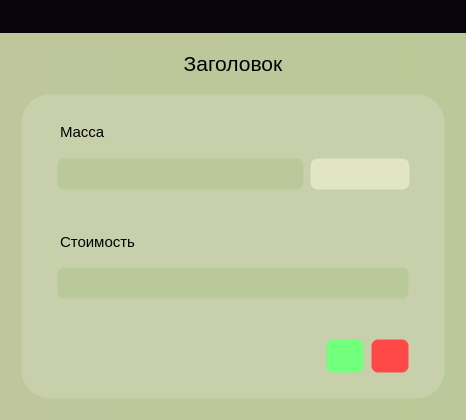
<?xml version="1.0" encoding="UTF-8"?>
<ui version="4.0">
 <class>Dialog</class>
 <widget class="QDialog" name="Dialog">
  <property name="geometry">
   <rect>
    <x>0</x>
    <y>0</y>
    <width>466</width>
    <height>420</height>
   </rect>
  </property>
  <property name="windowTitle">
   <string>Редактирование</string>
  </property>
  <property name="styleSheet">
   <string notr="true">QDialog{
border:2px solid gray;
}
*{
background-color:qlineargradient(spread:pad, x1:0, y1:0, x2:1, y2:0, stop:0 rgba(191, 198, 155, 255), stop:1 rgba(186, 201, 153, 255));
}
QTabWidget::pane {
 border: 0;
 }

QPushButton{
background-color:white;
color:black;
height:30px;
}
QTableWidget{
background-color:#071e26;
}
QTextBrowser{
background-color:#071e26;
}
Qlabel{
}
QScrollBar:vertical {
            border: 1px solid rgb(200, 208, 171);
			border-radius: 5px;
            background-color:#C8D0AB;
            width:18px;    
            margin: 0px px 3px 0px;
        }
        QScrollBar::handle:vertical {         
            min-height: 0px;
            border-top: 2px solid black;
		border-bottom: 2px solid black;
            border-radius: 4px;
            background-color: rgb(186, 201, 153);
			margin-top:-1px;
        }
QScrollBar::handle:vertical:hover {         
           background-color: #E1E5C3;
        }
QScrollBar::handle:vertical:pressed {         
           background-color:#FBFFD8;
        }

        QScrollBar::add-line:vertical {       
            height: 0px;
            subcontrol-position: bottom;
            subcontrol-origin: margin;
        }
        QScrollBar::sub-line:vertical {
            height: 0px;
            subcontrol-position: top;
            subcontrol-origin: margin;
        }</string>
  </property>
  <layout class="QVBoxLayout" name="verticalLayout_3">
   <property name="spacing">
    <number>0</number>
   </property>
   <property name="leftMargin">
    <number>0</number>
   </property>
   <property name="topMargin">
    <number>0</number>
   </property>
   <property name="rightMargin">
    <number>0</number>
   </property>
   <property name="bottomMargin">
    <number>0</number>
   </property>
   <item>
    <widget class="QFrame" name="centralwidget">
     <property name="styleSheet">
      <string notr="true">*{
	border: none;
	background-color: transparent;
	color: black;
}
#centralwidget{
	background-color: black;
}
#side_menu{
	background-color: black;
}
#main_body{
	background-color: black;
}
QPushButton{
background-color: white;
border-radius: 20px;
}
QTableWidget{
background-color:black;
}

MainWindow{
	border-radius: 10px;
}</string>
     </property>
     <property name="frameShape">
      <enum>QFrame::StyledPanel</enum>
     </property>
     <property name="frameShadow">
      <enum>QFrame::Raised</enum>
     </property>
     <layout class="QVBoxLayout" name="verticalLayout">
      <property name="spacing">
       <number>0</number>
      </property>
      <property name="leftMargin">
       <number>0</number>
      </property>
      <property name="topMargin">
       <number>0</number>
      </property>
      <property name="rightMargin">
       <number>0</number>
      </property>
      <property name="bottomMargin">
       <number>0</number>
      </property>
      <item>
       <widget class="QFrame" name="header_frame">
        <property name="minimumSize">
         <size>
          <width>0</width>
          <height>31</height>
         </size>
        </property>
        <property name="maximumSize">
         <size>
          <width>16777215</width>
          <height>33</height>
         </size>
        </property>
        <property name="styleSheet">
         <string notr="true">background-color: rgb(9, 5, 13);</string>
        </property>
        <property name="frameShape">
         <enum>QFrame::StyledPanel</enum>
        </property>
        <property name="frameShadow">
         <enum>QFrame::Raised</enum>
        </property>
        <layout class="QHBoxLayout" name="horizontalLayout_7">
         <property name="spacing">
          <number>0</number>
         </property>
         <property name="leftMargin">
          <number>0</number>
         </property>
         <property name="topMargin">
          <number>0</number>
         </property>
         <property name="rightMargin">
          <number>0</number>
         </property>
         <property name="bottomMargin">
          <number>0</number>
         </property>
         <item alignment="Qt::AlignRight|Qt::AlignTop">
          <widget class="QFrame" name="frame_11">
           <property name="minimumSize">
            <size>
             <width>95</width>
             <height>29</height>
            </size>
           </property>
           <property name="styleSheet">
            <string notr="true"/>
           </property>
           <property name="frameShape">
            <enum>QFrame::StyledPanel</enum>
           </property>
           <property name="frameShadow">
            <enum>QFrame::Raised</enum>
           </property>
           <layout class="QHBoxLayout" name="horizontalLayout_8">
            <property name="spacing">
             <number>0</number>
            </property>
            <property name="leftMargin">
             <number>0</number>
            </property>
            <property name="topMargin">
             <number>0</number>
            </property>
            <property name="rightMargin">
             <number>0</number>
            </property>
            <property name="bottomMargin">
             <number>0</number>
            </property>
            <item alignment="Qt::AlignRight">
             <widget class="QPushButton" name="close_window_button">
              <property name="minimumSize">
               <size>
                <width>49</width>
                <height>0</height>
               </size>
              </property>
              <property name="maximumSize">
               <size>
                <width>16777215</width>
                <height>33</height>
               </size>
              </property>
              <property name="styleSheet">
               <string notr="true">#close_window_button:hover {
   background: red;
   border: 2px solid #d0d0d0;
	border-radius: 4px
}</string>
              </property>
              <property name="text">
               <string/>
              </property>
              <property name="icon">
               <iconset resource="icons/icons.qrc">
                <normaloff>:/icons/icons_images/bar_x.svg</normaloff>:/icons/icons_images/bar_x.svg</iconset>
              </property>
             </widget>
            </item>
           </layout>
          </widget>
         </item>
        </layout>
       </widget>
      </item>
      <item>
       <widget class="QFrame" name="frame_4">
        <property name="minimumSize">
         <size>
          <width>400</width>
          <height>0</height>
         </size>
        </property>
        <property name="maximumSize">
         <size>
          <width>16777215</width>
          <height>16777215</height>
         </size>
        </property>
        <property name="styleSheet">
         <string notr="true">*{
background-color:qlineargradient(spread:pad, x1:0, y1:0, x2:1, y2:0, stop:0 rgba(191, 198, 155, 255), stop:1 rgba(186, 201, 153, 255));
}
QTabWidget::pane {
 border: 0;
 }

QPushButton{
background-color:white;
color:black;
height:30px;
}
QTableWidget{
background-color:#071e26;
}
QTextBrowser{
background-color:#071e26;
}
Qlabel{
}
QScrollBar:vertical {
            border: 1px solid rgb(200, 208, 171);
			border-radius: 5px;
            background-color:#C8D0AB;
            width:18px;    
            margin: 0px px 3px 0px;
        }
        QScrollBar::handle:vertical {         
            min-height: 0px;
            border-top: 2px solid black;
		border-bottom: 2px solid black;
            border-radius: 4px;
            background-color: rgb(186, 201, 153);
			margin-top:-1px;
        }
QScrollBar::handle:vertical:hover {         
           background-color: #E1E5C3;
        }
QScrollBar::handle:vertical:pressed {         
           background-color:#FBFFD8;
        }

        QScrollBar::add-line:vertical {       
            height: 0px;
            subcontrol-position: bottom;
            subcontrol-origin: margin;
        }
        QScrollBar::sub-line:vertical {
            height: 0px;
            subcontrol-position: top;
            subcontrol-origin: margin;
        }</string>
        </property>
        <property name="frameShape">
         <enum>QFrame::StyledPanel</enum>
        </property>
        <property name="frameShadow">
         <enum>QFrame::Raised</enum>
        </property>
        <layout class="QGridLayout" name="gridLayout">
         <property name="leftMargin">
          <number>20</number>
         </property>
         <property name="topMargin">
          <number>10</number>
         </property>
         <property name="rightMargin">
          <number>20</number>
         </property>
         <property name="bottomMargin">
          <number>20</number>
         </property>
         <property name="spacing">
          <number>10</number>
         </property>
         <item row="0" column="0">
          <widget class="QLabel" name="label">
           <property name="minimumSize">
            <size>
             <width>0</width>
             <height>40</height>
            </size>
           </property>
           <property name="maximumSize">
            <size>
             <width>16777215</width>
             <height>40</height>
            </size>
           </property>
           <property name="font">
            <font>
             <pointsize>16</pointsize>
            </font>
           </property>
           <property name="styleSheet">
            <string notr="true">background-color:transparent;</string>
           </property>
           <property name="text">
            <string>Заголовок</string>
           </property>
           <property name="alignment">
            <set>Qt::AlignCenter</set>
           </property>
          </widget>
         </item>
         <item row="1" column="0">
          <widget class="QFrame" name="frame_39">
           <property name="sizePolicy">
            <sizepolicy hsizetype="Expanding" vsizetype="Preferred">
             <horstretch>0</horstretch>
             <verstretch>0</verstretch>
            </sizepolicy>
           </property>
           <property name="minimumSize">
            <size>
             <width>0</width>
             <height>0</height>
            </size>
           </property>
           <property name="font">
            <font>
             <family>a_FuturaRoundTitulSh</family>
             <pointsize>10</pointsize>
             <weight>75</weight>
             <bold>true</bold>
            </font>
           </property>
           <property name="styleSheet">
            <string notr="true">*{
background-color:#C8D0AB;
border: 3px solid transparent;
border-radius:30px;
}
QLineEdit{
background-color:rgb(186, 201, 153);
min-height:28px;
border-radius:8px;
selection-color: black; 
selection-background-color: rgb(225, 229, 195);
}
QLineEdit:disabled{
background-color:rgb(188, 198, 161);
}

QTextBrowser{
background-color:rgb(186, 201, 153);
min-height:28px;
border-radius:8px;
selection-color: black; 
selection-background-color: rgb(225, 229, 195);
}


#label_text_error{
border: 0px solid transparent;
border-radius:0px;
color:red;
min-height:15px;
max-height:20px;
margin-left:5px;
}
#label_price_error{
border: 0px solid transparent;
border-radius:0px;
color:red;
min-height:15px;
max-height:20px;
margin-left:5px;
}</string>
           </property>
           <property name="frameShape">
            <enum>QFrame::StyledPanel</enum>
           </property>
           <property name="frameShadow">
            <enum>QFrame::Raised</enum>
           </property>
           <layout class="QVBoxLayout" name="verticalLayout_14">
            <property name="spacing">
             <number>6</number>
            </property>
            <property name="leftMargin">
             <number>30</number>
            </property>
            <property name="topMargin">
             <number>20</number>
            </property>
            <property name="rightMargin">
             <number>30</number>
            </property>
            <property name="bottomMargin">
             <number>20</number>
            </property>
            <item>
             <widget class="QLabel" name="label_7">
              <property name="maximumSize">
               <size>
                <width>16777215</width>
                <height>16777215</height>
               </size>
              </property>
              <property name="font">
               <font>
                <pointsize>11</pointsize>
                <underline>false</underline>
               </font>
              </property>
              <property name="text">
               <string>Масса</string>
              </property>
              <property name="alignment">
               <set>Qt::AlignLeading|Qt::AlignLeft|Qt::AlignVCenter</set>
              </property>
             </widget>
            </item>
            <item>
             <widget class="QFrame" name="frame_3">
              <property name="sizePolicy">
               <sizepolicy hsizetype="Preferred" vsizetype="Fixed">
                <horstretch>0</horstretch>
                <verstretch>0</verstretch>
               </sizepolicy>
              </property>
              <property name="frameShape">
               <enum>QFrame::StyledPanel</enum>
              </property>
              <property name="frameShadow">
               <enum>QFrame::Raised</enum>
              </property>
              <property name="lineWidth">
               <number>0</number>
              </property>
              <layout class="QHBoxLayout" name="horizontalLayout_2">
               <property name="spacing">
                <number>5</number>
               </property>
               <property name="leftMargin">
                <number>0</number>
               </property>
               <property name="topMargin">
                <number>0</number>
               </property>
               <property name="rightMargin">
                <number>0</number>
               </property>
               <property name="bottomMargin">
                <number>0</number>
               </property>
               <item>
                <widget class="QLineEdit" name="lineEdit">
                 <property name="enabled">
                  <bool>true</bool>
                 </property>
                 <property name="font">
                  <font>
                   <pointsize>11</pointsize>
                  </font>
                 </property>
                 <property name="alignment">
                  <set>Qt::AlignLeading|Qt::AlignLeft|Qt::AlignVCenter</set>
                 </property>
                </widget>
               </item>
               <item>
                <widget class="QComboBox" name="comboBox">
                 <property name="enabled">
                  <bool>true</bool>
                 </property>
                 <property name="minimumSize">
                  <size>
                   <width>100</width>
                   <height>32</height>
                  </size>
                 </property>
                 <property name="font">
                  <font>
                   <pointsize>11</pointsize>
                  </font>
                 </property>
                 <property name="styleSheet">
                  <string notr="true">/*стиль комбобокса*/
QComboBox{
border:1px solid transparent;
border-radius: 8px;
padding-left:10px;
background-color: #E1E5C3;
spacing:15px;
}
/*стиль комбобокса при наводке*/
QComboBox:hover{
background-color:#FBFFD8;
}

/*кнопка стрелки*/
QComboBox::drop-down{
border-radius: 0px;
border:0px;
}
/*стиль стрелочки*/
QComboBox::down-arrow{
image: url(:/icons/icons_images/arrow-down.svg);
width:18px;
height:18px;
margin-right:16px;
}



/*стиль выпадающий список*/
QListView{
border-radius: 0px;
background-color:transparent;
qproperty-fucusPolicy: 'NoFocus';
}

QComboBox QAbstractItemView
{
  selection-color: black;
border-radius: 8px;
  selection-background-color: #FBFFD8;
outline: 0px;
}

QComboBox:disabled{
background-color:rgb(188, 198, 161);
}


</string>
                 </property>
                </widget>
               </item>
              </layout>
             </widget>
            </item>
            <item>
             <widget class="QLabel" name="label_text_error">
              <property name="enabled">
               <bool>true</bool>
              </property>
              <property name="sizePolicy">
               <sizepolicy hsizetype="Preferred" vsizetype="Preferred">
                <horstretch>0</horstretch>
                <verstretch>0</verstretch>
               </sizepolicy>
              </property>
              <property name="maximumSize">
               <size>
                <width>16777215</width>
                <height>20</height>
               </size>
              </property>
              <property name="font">
               <font>
                <pointsize>9</pointsize>
               </font>
              </property>
              <property name="text">
               <string/>
              </property>
              <property name="scaledContents">
               <bool>false</bool>
              </property>
              <property name="alignment">
               <set>Qt::AlignLeading|Qt::AlignLeft|Qt::AlignTop</set>
              </property>
              <property name="wordWrap">
               <bool>false</bool>
              </property>
              <property name="margin">
               <number>0</number>
              </property>
             </widget>
            </item>
            <item>
             <widget class="QLabel" name="label_6">
              <property name="maximumSize">
               <size>
                <width>16777215</width>
                <height>16777215</height>
               </size>
              </property>
              <property name="font">
               <font>
                <pointsize>11</pointsize>
                <underline>false</underline>
               </font>
              </property>
              <property name="text">
               <string>Стоимость</string>
              </property>
              <property name="alignment">
               <set>Qt::AlignLeading|Qt::AlignLeft|Qt::AlignVCenter</set>
              </property>
             </widget>
            </item>
            <item>
             <widget class="QFrame" name="frame">
              <property name="frameShape">
               <enum>QFrame::StyledPanel</enum>
              </property>
              <property name="frameShadow">
               <enum>QFrame::Raised</enum>
              </property>
              <layout class="QVBoxLayout" name="verticalLayout_2">
               <property name="spacing">
                <number>0</number>
               </property>
               <property name="leftMargin">
                <number>0</number>
               </property>
               <property name="topMargin">
                <number>0</number>
               </property>
               <property name="rightMargin">
                <number>0</number>
               </property>
               <property name="bottomMargin">
                <number>0</number>
               </property>
               <item>
                <widget class="QLineEdit" name="lineEdit_2">
                 <property name="enabled">
                  <bool>true</bool>
                 </property>
                 <property name="font">
                  <font>
                   <pointsize>11</pointsize>
                  </font>
                 </property>
                 <property name="alignment">
                  <set>Qt::AlignLeading|Qt::AlignLeft|Qt::AlignVCenter</set>
                 </property>
                </widget>
               </item>
              </layout>
             </widget>
            </item>
            <item>
             <widget class="QLabel" name="label_price_error">
              <property name="enabled">
               <bool>true</bool>
              </property>
              <property name="sizePolicy">
               <sizepolicy hsizetype="Preferred" vsizetype="Preferred">
                <horstretch>0</horstretch>
                <verstretch>0</verstretch>
               </sizepolicy>
              </property>
              <property name="maximumSize">
               <size>
                <width>16777215</width>
                <height>20</height>
               </size>
              </property>
              <property name="font">
               <font>
                <pointsize>9</pointsize>
               </font>
              </property>
              <property name="text">
               <string/>
              </property>
              <property name="scaledContents">
               <bool>false</bool>
              </property>
              <property name="alignment">
               <set>Qt::AlignLeading|Qt::AlignLeft|Qt::AlignTop</set>
              </property>
              <property name="wordWrap">
               <bool>false</bool>
              </property>
              <property name="margin">
               <number>0</number>
              </property>
             </widget>
            </item>
            <item alignment="Qt::AlignRight|Qt::AlignBottom">
             <widget class="QFrame" name="frame_2">
              <property name="sizePolicy">
               <sizepolicy hsizetype="Preferred" vsizetype="Preferred">
                <horstretch>0</horstretch>
                <verstretch>0</verstretch>
               </sizepolicy>
              </property>
              <property name="minimumSize">
               <size>
                <width>0</width>
                <height>0</height>
               </size>
              </property>
              <property name="styleSheet">
               <string notr="true">*{
background-color:transparent;
border: 3px solid transparent;
}
QPushButton {
border-radius:8px;
}

</string>
              </property>
              <property name="frameShape">
               <enum>QFrame::StyledPanel</enum>
              </property>
              <property name="frameShadow">
               <enum>QFrame::Raised</enum>
              </property>
              <layout class="QHBoxLayout" name="horizontalLayout">
               <property name="spacing">
                <number>5</number>
               </property>
               <property name="leftMargin">
                <number>0</number>
               </property>
               <property name="topMargin">
                <number>0</number>
               </property>
               <property name="rightMargin">
                <number>0</number>
               </property>
               <property name="bottomMargin">
                <number>0</number>
               </property>
               <item>
                <widget class="QPushButton" name="pushButton_11">
                 <property name="enabled">
                  <bool>true</bool>
                 </property>
                 <property name="minimumSize">
                  <size>
                   <width>40</width>
                   <height>35</height>
                  </size>
                 </property>
                 <property name="maximumSize">
                  <size>
                   <width>40</width>
                   <height>16777215</height>
                  </size>
                 </property>
                 <property name="font">
                  <font>
                   <pointsize>11</pointsize>
                  </font>
                 </property>
                 <property name="styleSheet">
                  <string notr="true">QPushButton:enabled{
background-color:rgb(114, 255, 123);
}
QPushButton:disabled{
background-color:rgb(188, 198, 161);
}
QPushButton:hover{
background-color:rgb(46, 239, 46);
}
QPushButton:pressed{
background-color:rgb(122, 255, 101);
}
</string>
                 </property>
                 <property name="text">
                  <string/>
                 </property>
                 <property name="icon">
                  <iconset resource="icons/icons.qrc">
                   <normaloff>:/icons/icons_images/check-square.svg</normaloff>:/icons/icons_images/check-square.svg</iconset>
                 </property>
                 <property name="iconSize">
                  <size>
                   <width>20</width>
                   <height>20</height>
                  </size>
                 </property>
                </widget>
               </item>
               <item>
                <widget class="QPushButton" name="pushButton_10">
                 <property name="enabled">
                  <bool>true</bool>
                 </property>
                 <property name="minimumSize">
                  <size>
                   <width>40</width>
                   <height>35</height>
                  </size>
                 </property>
                 <property name="maximumSize">
                  <size>
                   <width>40</width>
                   <height>16777215</height>
                  </size>
                 </property>
                 <property name="font">
                  <font>
                   <pointsize>11</pointsize>
                  </font>
                 </property>
                 <property name="styleSheet">
                  <string notr="true">QPushButton:enabled{
background-color:rgb(255, 73, 73);
}
QPushButton:disabled{
background-color:rgb(188, 198, 161);
}
QPushButton:hover{
background-color:rgb(255, 0, 0);
}
QPushButton:pressed{
background-color:rgb(255, 73, 73);
}
</string>
                 </property>
                 <property name="text">
                  <string/>
                 </property>
                 <property name="icon">
                  <iconset resource="icons/icons.qrc">
                   <normaloff>:/icons/icons_images/x-square.svg</normaloff>:/icons/icons_images/x-square.svg</iconset>
                 </property>
                 <property name="iconSize">
                  <size>
                   <width>20</width>
                   <height>20</height>
                  </size>
                 </property>
                </widget>
               </item>
              </layout>
             </widget>
            </item>
           </layout>
          </widget>
         </item>
        </layout>
       </widget>
      </item>
     </layout>
    </widget>
   </item>
  </layout>
 </widget>
 <resources>
  <include location="icons/icons.qrc"/>
 </resources>
 <connections/>
</ui>
